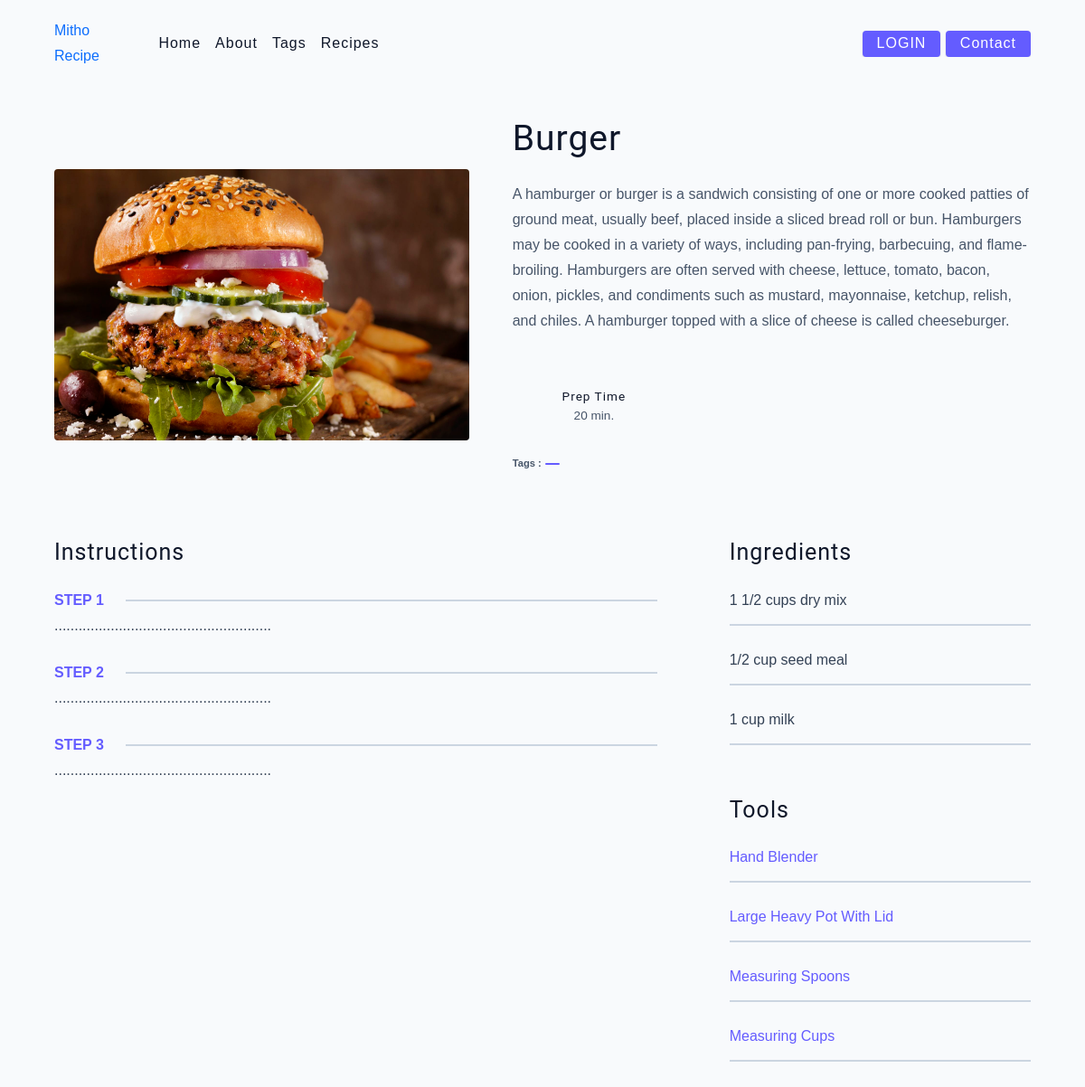
/recipe/3, run on the app's committed database.
### back/models/product.py (models this page shows, shortened)
class Product(models.Model):
    name = models.CharField(max_length=50)
    time = models.IntegerField(default=0)
    category = models.ManyToManyField(Category)
    description = models.CharField(max_length=500, default='' , null=True , blank=True)
    image = models.ImageField(upload_to='uploads/products/')

### back/views.py (the view)
# urls.py: path('recipe/<str:id>', views.recipe),
def recipe(request,id):
    category = Category.objects.all()
    prod = Product.objects.filter(id=id).first()
    print(prod)
    context = {
        'cat': category,
        'prod': prod,
    }
    return render(request, 'recipe.html', context)

### back/templates/recipe.html (shortened to what this page needs)
{%extends 'header.html'%}
{% block content %}
  <body>
    <main class="page">
      <div class="recipe-page">
        <section class="recipe-hero">
          <img
            src="{{ prod.image.url }}"
            class="img recipe-hero-img"
          />
          <article class="recipe-info">
            <h2>{{prod.name}}</h2>
            <p>
              {{prod.description}}
            </p>
            <div class="recipe-icons">
              <article>
                <i class="fas fa-clock"></i>
                <h5>prep time</h5>
                <p>{{prod.time}} min.</p>
              </article>
            </div>
            <p class="recipe-tags">
              Tags : <a href="template">{{product}}</a>
            </p>
          </article>
        </section>
        <section class="recipe-content">
          <article>
            <h4>instructions</h4>
            <div class="single-instruction">
              <header>
                <p>step 1</p>
                <div></div>
              </header>
              <p>
               ......................................................
              </p>
            </div>
            <div class="single-instruction">
              <header>
                <p>step 2</p>
                <div></div>
              </header>
              <p>
               ......................................................
              </p>
            </div>
            <div class="single-instruction">
              <header>
                <p>step 3</p>
                <div></div>
              </header>
              <p>
                ......................................................
              </p>
            </div>
          </article>
          <article class="second-column">
            <div>
              <h4>ingredients</h4>
              <p class="single-ingredient">1 1/2 cups dry  mix</p>
              <p class="single-ingredient">1/2 cup  seed meal</p>
              <p class="single-ingredient">1 cup  milk</p>
            </div>
            <div>
              <h4>tools</h4>
              <p class="single-tool">Hand Blender</p>
              <p class="single-tool">Large Heavy Pot With Lid</p>
              <p class="single-tool">Measuring Spoons</p>
              <p class="single-tool">Measuring Cups</p>
            </div>
          </article>
        </section>
      </div>
    </main>
  </body>
{% endblock %}

### back/static/main.css (style rules this page uses)
html { font-size: 100%; }
:root { --primary-100: #e2e0ff; --primary-200: #c1beff; --primary-300: #a29dff; --primary-400: #837dff; --primary-500: #645cff; --primary-600: #504acc; --primary-700: #3c3799; --primary-800: #282566; --primary-900: #141233; --grey-50: #f8fafc; --grey-100: #f1f5f9; --grey-200: #e2e8f0; --grey-300: #cbd5e1; --grey-400: #94a3b8; --grey-500: #64748b; --grey-600: #475569; --grey-700: #334155; --grey-800: #1e293b; --grey-900: #0f172a; --black: #222; --white: #fff; --red-light: #f8d7da; --red-dark: #842029; --green-light: #d1e7dd; --green-dark: #0f5132; --headingFont: 'Roboto', sans-serif; --bodyFont: 'Nunito', sans-serif; --smallText: 0.7em; --backgroundColor: var(--grey-50); --textColor: var(--grey-900); --borderRadius: 0.25rem; --letterSpacing: 1px; --transition: 0.3s ease-in-out all; --max-width: 1120px; --fixed-width: 600px; --shadow-1: 0 1px 3px 0 rgba(0, 0, 0, 0.1), 0 1px 2px 0 rgba(0, 0, 0, 0.06); --shadow-2: 0 4px 6px -1px rgba(0, 0, 0, 0.1), 0 2px 4px -1px rgba(0, 0, 0, 0.06); --shadow-3: 0 10px 15px -3px rgba(0, 0, 0, 0.1), 0 4px 6px -2px rgba(0, 0, 0, 0.05); --shadow-4: 0 20px 25px -5px rgba(0, 0, 0, 0.1), 0 10px 10px -5px rgba(0, 0, 0, 0.04); }
body { background: var(--backgroundColor); font-family: var(--bodyFont); font-weight: 400; line-height: 1.75; color: var(--textColor); }
p { margin-top: 0; margin-bottom: 1.5rem; max-width: 40em; }
h1, h2, h3, h4, h5 { margin: 0; margin-bottom: 1.38rem; font-family: var(--headingFont); font-weight: 400; line-height: 1.3; text-transform: capitalize; letter-spacing: var(--letterSpacing); }
h2 { font-size: 2.441rem; }
h4 { font-size: 1.563rem; }
h5 { font-size: 1.25rem; }
a { text-decoration: none; }
.img { width: 100%; display: block; object-fit: cover; }
::placeholder { font-family: inherit; color: var(--grey-400); }
.page { width: 90vw; max-width: var(--max-width); margin: 0 auto; }
.page { padding-top: 2rem; min-height: calc(100vh - (6rem + 4rem)); }
.recipe-hero { display: grid; gap: 3rem; }
.recipe-hero-img { height: 300px; border-radius: var(--borderRadius); }
.recipe-info p { color: var(--grey-600); }
.recipe-icons { display: grid; grid-template-columns: repeat(3, 1fr); gap: 1rem; margin: 2rem 0; text-align: center; }
.recipe-icons i { font-size: 1.5rem; color: var(--primary-500); }
.recipe-icons h5, .recipe-icons p { margin-bottom: 0; font-size: 0.85em; }
.recipe-icons p { color: var(--grey-600); }
.recipe-tags { display: flex; align-items: center; flex-wrap: wrap; font-size: 0.7em; font-weight: 600; }
.recipe-tags a { background: var(--primary-500); border-radius: var(--borderRadius); color: var(--white); padding: 0.05rem 0.5rem; margin: 0 0.25rem; text-transform: capitalize; }
@media screen and (min-width: 992px) { .recipe-hero { grid-template-columns: 4fr 5fr; align-items: center; } }
.recipe-content { padding: 3rem 0; display: grid; gap: 2rem 5rem; }
@media screen and (min-width: 992px) { .recipe-content { grid-template-columns: 2fr 1fr; } }
.single-instruction header { display: grid; grid-template-columns: auto 1fr; gap: 1.5rem; align-items: center; }
.single-instruction header p { text-transform: uppercase; font-weight: 600; color: var(--primary-500); margin-bottom: 0; }
.single-instruction > p { color: var(--grey-700); }
.single-instruction header div { height: 2px; background: var(--grey-300); }
.second-column { display: grid; row-gap: 2rem; }
.single-ingredient { border-bottom: 2px solid var(--grey-300); padding-bottom: 0.75rem; color: var(--grey-700); }
.single-tool { border-bottom: 2px solid var(--grey-300); padding-bottom: 0.75rem; color: var(--primary-500); text-transform: capitalize; }

### data on the page
Product: image (picture), name "Burger", description "A hamburger or burger is a sandwich consisting of one or more cooked patties of ground meat, usually beef, placed inside a sliced bread roll or bun. Hamburgers may be cooked in a variety of ways, including pan-frying, barbecuing, and flame-broiling. Hamburgers are often served with cheese, lettuce, tomato, bacon, onion, pickles, and condiments such as mustard, mayonnaise, ketchup, relish, and chiles. A hamburger topped with a slice of cheese is called cheeseburger.", time "20"
